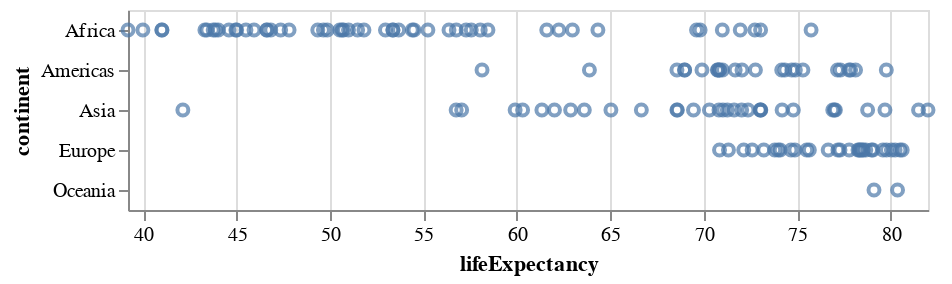

Notebook code for this chart:
### Code cell
alt.Chart(data2002).mark_point().encode(
    alt.X("lifeExpectancy:Q", scale=alt.Scale(zero=False, nice=False)),
    alt.Y("continent:O")
)

### Figure 1 — Vega-Lite specification as saved in the notebook (floating-point values rounded to 4 significant figures; data arrays with more than 128 entries replaced by an {"elided": "..."} marker saying what was removed)
{"config": {"view": {"continuousWidth": 400, "continuousHeight": 300}}, "data": {"name": "data-964a61b051c519a7a790da86eeedefcd"}, "mark": "point", "encoding": {"x": {"type": "quantitative", "field": "lifeExpectancy", "scale": {"nice": false, "zero": false}}, "y": {"type": "ordinal", "field": "continent"}}, "$schema": "https://vega.github.io/schema/vega-lite/v4.8.1.json", "datasets": {"data-964a61b051c519a7a790da86eeedefcd": {"elided": "142 records"}}}
